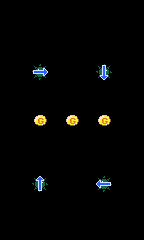

The image is a tile-based game level rendered from a .tmx file. Its description and complete source (layers, tilesets, objects, tile grids) follow:
An orthogonal 9x15 tile map with 16x16 px tiles, 1 tile layer (map).

<map version="1.0" orientation="orthogonal" renderorder="right-down" width="9" height="15" tilewidth="16" tileheight="16" nextobjectid="1">
 <tileset firstgid="1" name="tileset" tilewidth="16" tileheight="16" tilecount="64" columns="8">
  <image source="tileset.png" width="128" height="128" />
 </tileset>
 <layer name="map" width="9" height="15">
  <data encoding="csv">
0,0,0,0,0,0,0,0,0,
0,0,0,0,0,0,0,0,0,
0,0,0,0,0,0,0,0,0,
0,0,0,0,0,0,0,0,0,
0,0,6,0,0,0,7,0,0,
0,0,0,0,0,0,0,0,0,
0,0,0,0,0,0,0,0,0,
0,0,25,0,25,0,25,0,0,
0,0,0,0,0,0,0,0,0,
0,0,0,0,0,0,0,0,0,
0,0,0,0,0,0,0,0,0,
0,0,5,0,0,0,4,0,0,
0,0,0,0,0,0,0,0,0,
0,0,0,0,0,0,0,0,0,
0,0,0,0,0,0,0,0,0
</data>
 </layer>
</map>
